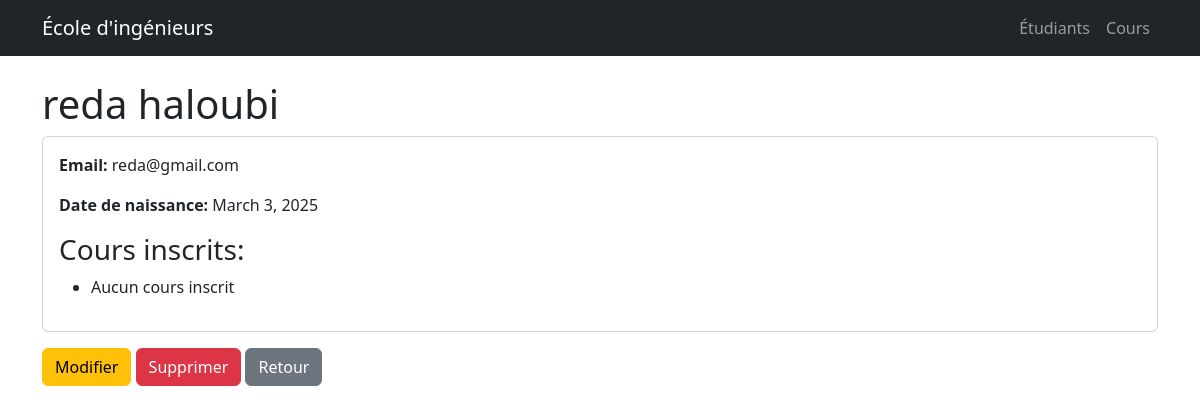
Page /etudiants/1/ on the committed database.
### etudiants/models.py (models this page shows, shortened)
class Etudiant(models.Model):
    nom = models.CharField(max_length=100)
    prenom = models.CharField(max_length=100)
    date_naissance = models.DateField()
    email = models.EmailField(unique=True)

### etudiants/views.py (the view)
# urls.py: path('<int:pk>/', views.EtudiantDetailView.as_view(), name='etudiant-detail'),
class EtudiantDetailView(DetailView):
    model = Etudiant
    template_name = 'etudiants/etudiant_detail.html'

### templates/etudiants/etudiant_detail.html (shortened to what this page needs)
{% extends 'base.html' %}
{% block content %}
<h1>{{ etudiant.prenom }} {{ etudiant.nom }}</h1>
<div class="card">
    <div class="card-body">
        <p><strong>Email:</strong> {{ etudiant.email }}</p>
        <p><strong>Date de naissance:</strong> {{ etudiant.date_naissance }}</p>
        <h3>Cours inscrits:</h3>
        <ul>
            {% for cours in etudiant.cours_set.all %}
            <li>{{ cours.titre }}</li>
            {% empty %}
            <li>Aucun cours inscrit</li>
            {% endfor %}
        </ul>
    </div>
</div>
<div class="mt-3">
    <a href="{% url 'etudiant-update' etudiant.pk %}" class="btn btn-warning">Modifier</a>
    <a href="{% url 'etudiant-delete' etudiant.pk %}" class="btn btn-danger">Supprimer</a>
    <a href="{% url 'etudiant-list' %}" class="btn btn-secondary">Retour</a>
</div>
{% endblock %}

### rows in the picture
Etudiant: prenom "reda", nom "haloubi", email "reda@gmail.com", date_naissance "March 3, 2025"
